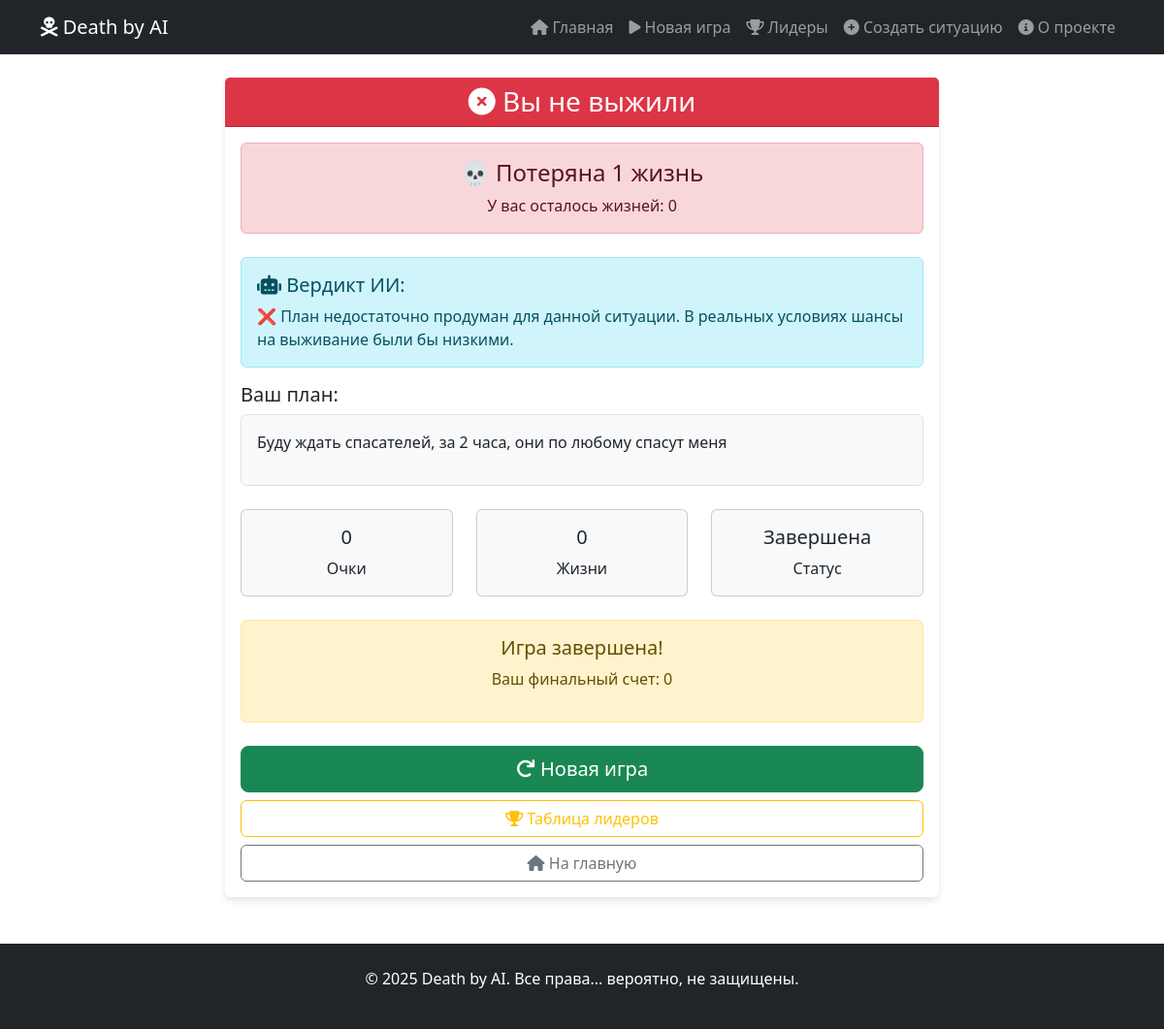
The page /game/1/result/ on the database its author committed.
### game/models.py (models this page shows, shortened)
class GameSession(models.Model):
    player = models.ForeignKey(Player, on_delete=models.CASCADE)
    situation = models.ForeignKey(Situation, on_delete=models.CASCADE)
    lives = models.IntegerField(default=3)
    score = models.IntegerField(default=0)
    is_active = models.BooleanField(default=True)
    created_at = models.DateTimeField(auto_now_add=True)

class PlayerAction(models.Model):
    game_session = models.ForeignKey(GameSession, on_delete=models.CASCADE)
    action_text = models.TextField()
    survived = models.BooleanField(default=False)
    feedback = models.TextField()
    created_at = models.DateTimeField(auto_now_add=True)

### game/views.py (the view)
# urls.py: path('game/<int:session_id>/result/', views.result_page, name='result_page'),
def result_page(request, session_id):
    game_session = get_object_or_404(GameSession, id=session_id)
    latest_action = PlayerAction.objects.filter(game_session=game_session).order_by('-created_at').first()
    return render(request, 'game/result.html', {
        'game_session': game_session,
        'player_action': latest_action,
        'survived': latest_action.survived if latest_action else False
    })

### game/templates/game/result.html (shortened to what this page needs)
{% extends 'game/base.html' %}
{% block content %}
<div class="container mt-4">
    <div class="row">
        <div class="col-md-8 mx-auto">
            <div class="card game-card">
                <div class="card-header {% if survived %}bg-success{% else %}bg-danger{% endif %} text-white">
                    <h3 class="text-center mb-0">
                        {% if survived %}
                        <i class="fas fa-check-circle"></i> Вы выжили!
                        {% else %}
                        <i class="fas fa-times-circle"></i> Вы не выжили
                        {% endif %}
                    </h3>
                </div>
                <div class="card-body">
                    <div class="text-center mb-4">
                        {% if survived %}
                        <div class="alert alert-success">
                            <h4>🎉 Поздравляем!</h4>
                            <p class="mb-0">Вы получили +1 очко!</p>
                        </div>
                        {% else %}
                        <div class="alert alert-danger">
                            <h4>💀 Потеряна 1 жизнь</h4>
                            <p class="mb-0">У вас осталось жизней: {{ game_session.lives }}</p>
                        </div>
                        {% endif %}
                    </div>
                    <div class="alert alert-info">
                        <h5><i class="fas fa-robot"></i> Вердикт ИИ:</h5>
                        <p class="mb-0">{{ player_action.feedback }}</p>
                    </div>
                    <div class="mb-4">
                        <h5>Ваш план:</h5>
                        <div class="border p-3 rounded bg-light">
                            {{ player_action.action_text|linebreaks }}
                        </div>
                    </div>
                    <div class="row text-center mb-4">
                        <div class="col-md-4">
                            <div class="card bg-light">
                                <div class="card-body">
                                    <h5 class="card-title">{{ game_session.score }}</h5>
                                    <p class="card-text">Очки</p>
                                </div>
                            </div>
                        </div>
                        <div class="col-md-4">
                            <div class="card bg-light">
                                <div class="card-body">
                                    <h5 class="card-title">{{ game_session.lives }}</h5>
                                    <p class="card-text">Жизни</p>
                                </div>
                            </div>
                        </div>
                        <div class="col-md-4">
                            <div class="card bg-light">
                                <div class="card-body">
                                    <h5 class="card-title">
                                        {% if game_session.is_active %}Активна{% else %}Завершена{% endif %}
                                    </h5>
                                    <p class="card-text">Статус</p>
                                </div>
                            </div>
                        </div>
                    </div>
                    <div class="d-grid gap-2">
                        {% if game_session.is_active and game_session.lives > 0 %}
                        <a href="{% url 'next_situation' game_session.id %}" class="btn btn-primary btn-lg">
                            <i class="fas fa-forward"></i> Следующая ситуация
                        </a>
                        <div class="text-center text-muted">
                            <small>Следующая ситуация будет другой!</small>
                        </div>
                        {% else %}
                        <div class="alert alert-warning text-center">
                            <h5>Игра завершена!</h5>
                            <p>Ваш финальный счет: {{ game_session.score }}</p>
                        </div>
                        <a href="{% url 'start_game' %}" class="btn btn-success btn-lg">
                            <i class="fas fa-redo"></i> Новая игра
                        </a>
                        {% endif %}
                        <a href="{% url 'leaderboard' %}" class="btn btn-outline-warning">
                            <i class="fas fa-trophy"></i> Таблица лидеров
                        </a>
                        <a href="{% url 'home' %}" class="btn btn-outline-secondary">
                            <i class="fas fa-home"></i> На главную
                        </a>
                    </div>
                </div>
            </div>
        </div>
    </div>
</div>
{% endblock %}

### game/templates/game/base.html (style rules this page uses)
.game-card { border: none; box-shadow: 0 4px 6px rgba(0, 0, 0, 0.1); transition: transform 0.3s; }

### rows shown on the page
GameSession: lives "0", score "0"
PlayerAction: feedback "❌ План недостаточно продуман для данной ситуации. В реальных условиях шансы на выживание были бы низкими.", action_text "Буду ждать спасателей, за 2 часа, они по любому спасут меня"
